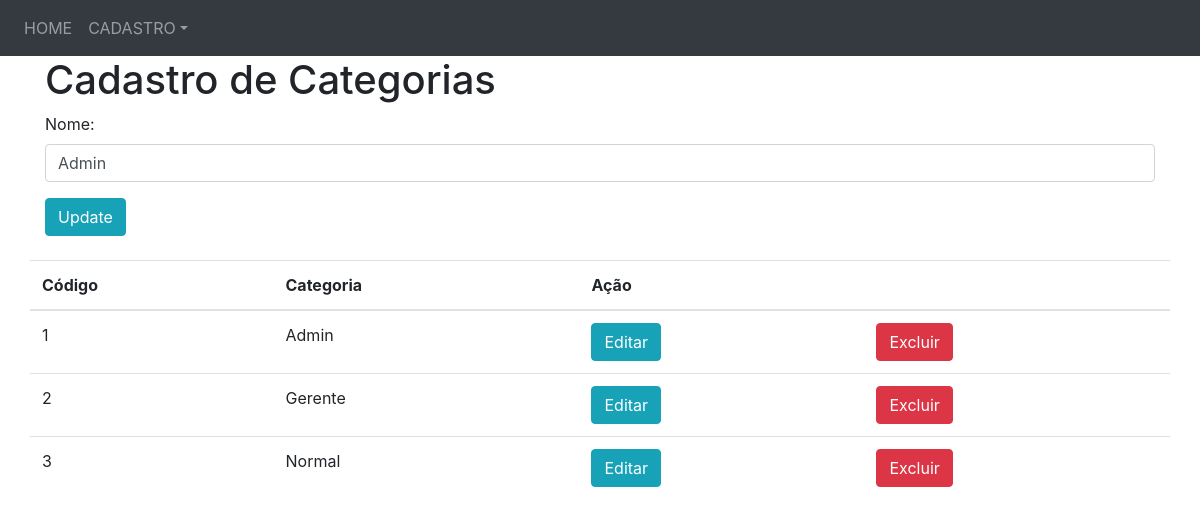
/categorias.php?editar=1, run on the app's committed database.
### tables this page shows
CREATE TABLE `categoria` (
  `codCategoria` int(11) NOT NULL AUTO_INCREMENT,
  `nomeCategoria` varchar(100) NOT NULL,
  PRIMARY KEY (`codCategoria`)
);

### categorias.php (the view, shortened to what this page needs)
<?php
	include "conexao.php";
	$update = false;
	$nameCat = '';
	if(isset($_GET['editar'])){
		$id = $_GET['editar'];
		$update = true;
		$sqlEdit = $conexao->prepare("SELECT * FROM categoria WHERE codCategoria=$id");
		$sqlEdit->execute();
		$result = $sqlEdit->fetchAll();
		foreach ($result as $categoria) {
			$nameCat = $categoria['nomeCategoria'];
		}
	}
?>
<!DOCTYPE html>
<html lang="pt-br">
<head>
  	<link rel="stylesheet" href="https://maxcdn.bootstrapcdn.com/bootstrap/4.3.1/css/bootstrap.min.css">
</head>
<body>
	<nav class="navbar navbar-expand-sm bg-dark navbar-dark">
		<ul class="navbar-nav">
			<li class="nav-item">
				<a class="nav-link" href="index.php">HOME</a>
			</li>
			<li class="nav-item dropdown">
				<a class="nav-link dropdown-toggle" href="#" id="navbardrop" data-toggle="dropdown">CADASTRO</a>
			</li>
		</ul>
	</nav>
	<div class="container">
		<h1>Cadastro de Categorias</h1>
		<form action="" method="POST">
			<div class="form-group">
				<label>Nome:</label>
				<input type="text" class="form-control" value="<?php echo $nameCat;?>" name="nameCat" id="nameCat" placeholder="Digite a categoria" title="Digite uma categoria" required="">
			</div>
			<?php if($update == true): ?>
				<button type="submit" class="btn btn-info" id="atualizarCategoria" title="Clique para atualizar o cadastro">Update</button>
			<?php else: ?>
				<button type="submit" class="btn btn-primary" id="cadastrarCategoria" title="Clique para realizar o cadastro">Cadastrar</button>
			<?php endif?>
		</form>
		<br>
		<div class="row">
		<table class="table table-hover">
			<thead>
				<th>Código</th>
				<th>Categoria</th>
				<th colspan="2">Ação</th>
			</thead>
			<tbody>
			<?php
				include "conexao.php";
				$sqlSelect = $conexao->prepare("SELECT * FROM categoria");
				$sqlSelect->execute();
				$fetchAll = $sqlSelect->fetchAll();
					foreach($fetchAll as $categoria){
						echo '<tr>';
						echo '	<td>'.$categoria['codCategoria'].'</td>';
						echo '	<td>'.$categoria['nomeCategoria'].'</td>';
						echo '	<td><a href="?editar='.$categoria["codCategoria"].'" class="btn btn-info">Editar</a></td>';
						echo '	<td><a href="?excluir='.$categoria["codCategoria"].'" class="btn btn-danger">Excluir</a></td>';
						echo '</tr>';
					}
			?>
			</tbody>
		</table>
		</div>
	</div>
</body>
</html>

### data on the page
categoria: nameCat "Admin", codCategoria "1", nomeCategoria "Admin"
categoria: codCategoria "2", nomeCategoria "Gerente"
categoria: codCategoria "3", nomeCategoria "Normal"
